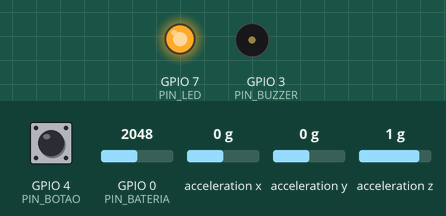
This sketch was run on a simulated ESP32-C3. Shown: output pins drawn as LEDs (lit = HIGH), buzzer (waves = sounding, pin HIGH). Wiring (inferred from the names in the program): MPU-6050 motion sensor at I2C address 0x68. The inputs (shaded band) are chosen by the test bench; at power-on: GPIO 4 (PIN_BOTAO) HIGH, GPIO 0 (PIN_BATERIA) = 2048, acceleration x 0 g, acceleration y 0 g, acceleration z 1 g. Random numbers use the default seed unless the sketch sets one; EEPROM starts erased; nothing arrives over Bluetooth unless stated; a phone connects over Bluetooth LE 3 s after start; what the sketch prints to the serial monitor is not drawn.

Above: at 1.27 s.
1.3 s: GPIO 4 (PIN_BOTAO) pulled LOW for 3.2 s
At 4.8 s:
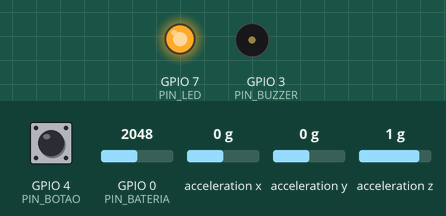
6.0 s: GPIO 4 (PIN_BOTAO) pulled LOW for 0.15 s
At 8.66 s:
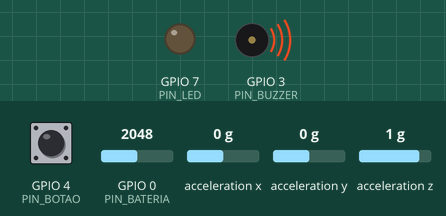
At 9.6 s:
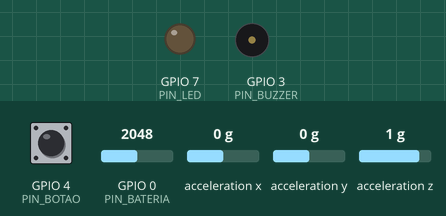
Timing chart, 0 to 29.9 s (numbered marks = the images above; inputs shaded):
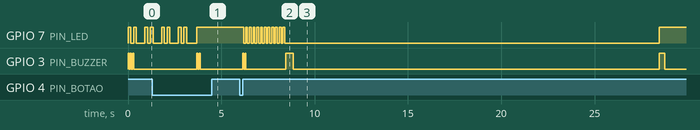

Measured:
- after the input at 1.3 s, GPIO 3 (PIN_BUZZER): alternates HIGH for 0.06 s and LOW for 0.06 s, 4 changes in all, then stays LOW, starting after 2.4 s
- after the input at 6.0 s, GPIO 7 (PIN_LED): goes 11 × (LOW 0.10 s, HIGH 0.10 s), LOW 20.1 s, then HIGH, starting after 0.20 s
- by itself, GPIO 3 (PIN_BUZZER): alternates HIGH for 0.06 s and LOW for 0.06 s, 5 changes in all, then stays LOW

The sketch:

pulseira.ino
```cpp
// Pulseira de cronometragem de pit stop — ESP32-C3 SuperMini + MPU6050
//
// Ligações:
//   MPU6050  VCC -> 3V3   GND -> GND   SDA -> GPIO5   SCL -> GPIO6
//   Buzzer ativo 3–5 V: (+) no 5V/bateria, (−) no coletor de um NPN (BC547/2N2222);
//                       base do NPN no GPIO3 via 1 kΩ; emissor no GND
//   Botão    entre GPIO4 e GND (usa pull-up interno)
//   LED      GPIO7 -> resistor 330 Ω -> LED -> GND
//   Bateria  divisor 100 kΩ / 100 kΩ entre BAT+ e GND, ponto central no GPIO0
//
// Placa na Arduino IDE: "ESP32C3 Dev Module", com "USB CDC On Boot: Enabled".

#include <Arduino.h>
#include <Wire.h>
#include <Preferences.h>
#include <BLEDevice.h>
#include <BLEServer.h>
#include <BLEUtils.h>
#include <BLE2902.h>
#include <freertos/queue.h>
#include <math.h>

constexpr int PIN_SDA = 5, PIN_SCL = 6, PIN_BUZZER = 3, PIN_BOTAO = 4, PIN_LED = 7, PIN_BATERIA = 0;

#define NOME_BLE     "PitStop-Pulseira"
#define SERVICE_UUID "6e1f0001-7a3b-4c8e-9d2a-5c7b1e0f9a01"
#define CMD_UUID     "6e1f0002-7a3b-4c8e-9d2a-5c7b1e0f9a01"
#define EVT_UUID     "6e1f0003-7a3b-4c8e-9d2a-5c7b1e0f9a01"

constexpr uint8_t MPU_ADDR = 0x68;
constexpr float LSB_POR_G = 4096.0f;          // faixa ±8 g
constexpr uint32_t AMOSTRA_US = 2000;         // 500 Hz
constexpr uint32_t REENVIO_MS = 1000;
constexpr uint32_t STATUS_MS = 2000;
constexpr uint32_t BOTAO_LONGO_MS = 2000;
constexpr int MAX_PENDENTES = 40;

// ---------- Configuração da tentativa (vem do tablet; a última fica salva para o botão) ----------
struct Config {
  uint32_t atrasoMin = 1500, atrasoMax = 3500;  // ms entre PRONTO e o bipe
  uint32_t minimo = 1500;                      // ms: braço levantado antes disso é ignorado
  uint32_t maximo = 20000;                     // ms: desiste da tentativa
  uint32_t confirma = 100;                     // ms que o braço precisa ficar para cima
  float angulo = 35;                           // graus de tolerância em torno da posição calibrada
} cfg;

Preferences prefs;
float upX = 0, upY = 0, upZ = 1;  // direção "braço para cima" medida na calibração
bool calibrado = false, imuOk = false;
uint32_t proximoId = 1;

// ---------- Estado ----------
enum Estado { PARADO, ARMADO, CORRENDO };
Estado estado = PARADO;
uint8_t origem = 0;        // 0 = tablet, 1 = botão da pulseira
uint32_t idAtual = 0;
uint32_t tBipeUs = 0;      // quando o bipe de largada vai tocar
uint32_t t0Us = 0;         // instante do bipe
uint32_t tCimaUs = 0;      // início do braço para cima
bool viuBaixo = false;
bool bracoCima = false, ultimoCimaEnviado = false;

struct Resultado { uint32_t id, ms; uint8_t origem; };
Resultado pendentes[MAX_PENDENTES];
int nPendentes = 0;

BLECharacteristic *evt = nullptr;
volatile bool conectado = false;
QueueHandle_t filaCmd;

// ---------- Buzzer não bloqueante ----------
struct Toque { uint16_t ligadoMs, desligadoMs; };
Toque padrao[6];
int nToques = 0, toqueAtual = 0;
bool buzzerLigado = false;
uint32_t buzzerAteMs = 0;

void tocar(std::initializer_list<Toque> seq) {
  nToques = 0;
  for (auto &t : seq) if (nToques < 6) padrao[nToques++] = t;
  toqueAtual = 0;
  buzzerLigado = true;
  digitalWrite(PIN_BUZZER, HIGH);
  buzzerAteMs = millis() + padrao[0].ligadoMs;
}
void atualizarBuzzer() {
  if (toqueAtual >= nToques || (int32_t)(millis() - buzzerAteMs) < 0) return;
  if (buzzerLigado) {
    buzzerLigado = false;
    digitalWrite(PIN_BUZZER, LOW);
    buzzerAteMs = millis() + padrao[toqueAtual].desligadoMs;
  } else if (++toqueAtual < nToques) {
    buzzerLigado = true;
    digitalWrite(PIN_BUZZER, HIGH);
    buzzerAteMs = millis() + padrao[toqueAtual].ligadoMs;
  }
}

// ---------- Comunicação ----------
void enviar(const String &msg) {
  if (!conectado || !evt) return;
  evt->setValue((uint8_t *)msg.c_str(), msg.length());
  evt->notify();
}

class ServidorCb : public BLEServerCallbacks {
  void onConnect(BLEServer *) override { conectado = true; }
  void onDisconnect(BLEServer *s) override {
    conectado = false;
    s->getAdvertising()->start();
  }
};
class ComandoCb : public BLECharacteristicCallbacks {
  void onWrite(BLECharacteristic *c) override {
    char buf[64] = {0};
    String v = String(c->getValue().c_str());
    v.toCharArray(buf, sizeof(buf));
    xQueueSend(filaCmd, buf, 0);
  }
};

// ---------- MPU6050 ----------
void mpuEscrever(uint8_t reg, uint8_t val) {
  Wire.beginTransmission(MPU_ADDR);
  Wire.write(reg);
  Wire.write(val);
  Wire.endTransmission();
}
bool mpuIniciar() {
  Wire.begin(PIN_SDA, PIN_SCL, 400000);
  Wire.beginTransmission(MPU_ADDR);
  if (Wire.endTransmission() != 0) return false;
  mpuEscrever(0x6B, 0x01);  // acorda, clock do giroscópio X
  mpuEscrever(0x1A, 0x03);  // filtro passa-baixa 44 Hz
  mpuEscrever(0x19, 0x01);  // 500 amostras/s
  mpuEscrever(0x1C, 0x10);  // ±8 g
  return true;
}
bool mpuLer(float &ax, float &ay, float &az) {
  Wire.beginTransmission(MPU_ADDR);
  Wire.write(0x3B);
  if (Wire.endTransmission(false) != 0) return false;
  if (Wire.requestFrom(MPU_ADDR, (uint8_t)6) != 6) return false;
  int16_t x = (Wire.read() << 8) | Wire.read();
  int16_t y = (Wire.read() << 8) | Wire.read();
  int16_t z = (Wire.read() << 8) | Wire.read();
  ax = x / LSB_POR_G; ay = y / LSB_POR_G; az = z / LSB_POR_G;
  return true;
}

// Braço para cima = aceleração medida aponta para a mesma direção gravada na calibração.
// Em movimento brusco o módulo foge de ~1 g e a leitura é descartada.
bool estaParaCima(float ax, float ay, float az) {
  float n = sqrtf(ax * ax + ay * ay + az * az);
  if (n < 0.5f || n > 1.8f) return false;
  float cosAng = (ax * upX + ay * upY + az * upZ) / n;
  return cosAng >= cosf(cfg.angulo * DEG_TO_RAD);
}

void calibrar() {
  float sx = 0, sy = 0, sz = 0, ax, ay, az;
  int n = 0;
  for (int i = 0; i < 100; i++) {
    if (mpuLer(ax, ay, az)) { sx += ax; sy += ay; sz += az; n++; }
    delay(3);
  }
  float norma = sqrtf(sx * sx + sy * sy + sz * sz);
  if (n < 50 || norma < 0.1f) { enviar("L,0"); return; }
  upX = sx / norma; upY = sy / norma; upZ = sz / norma;
  calibrado = true;
  prefs.putFloat("ux", upX); prefs.putFloat("uy", upY); prefs.putFloat("uz", upZ);
  prefs.putBool("cal", true);
  tocar({{60, 60}, {60, 0}});
  enviar("L,1");
}

// ---------- Tentativa ----------
void armar(uint8_t org) {
  if (!imuOk || !calibrado) {
    enviar(imuOk ? "X,N" : "X,I");
    tocar({{400, 0}});
    return;
  }
  origem = org;
  idAtual = proximoId++;
  prefs.putUInt("id", proximoId);
  uint32_t faixa = cfg.atrasoMax > cfg.atrasoMin ? cfg.atrasoMax - cfg.atrasoMin : 0;
  tBipeUs = micros() + (cfg.atrasoMin + (faixa ? esp_random() % faixa : 0)) * 1000UL;
  estado = ARMADO;
  tocar({{40, 80}, {40, 0}});
  enviar("A," + String(idAtual) + "," + String(origem));
}

void cancelar(const char *motivo) {
  estado = PARADO;
  enviar(String("X,") + motivo);
}

void guardarResultado(uint32_t ms) {
  if (nPendentes == MAX_PENDENTES) {
    memmove(pendentes, pendentes + 1, sizeof(Resultado) * (MAX_PENDENTES - 1));
    nPendentes--;
  }
  pendentes[nPendentes++] = {idAtual, ms, origem};
}

void enviarPendentes() {
  for (int i = 0; i < nPendentes; i++)
    enviar("R," + String(pendentes[i].id) + "," + String(pendentes[i].ms) + "," + String(pendentes[i].origem));
}

void confirmarRecebido(uint32_t id) {
  for (int i = 0; i < nPendentes; i++) {
    if (pendentes[i].id != id) continue;
    memmove(pendentes + i, pendentes + i + 1, sizeof(Resultado) * (nPendentes - i - 1));
    nPendentes--;
    return;
  }
}

void processarAmostra(uint32_t agoraUs) {
  float ax, ay, az;
  if (!mpuLer(ax, ay, az)) return;
  bracoCima = calibrado && estaParaCima(ax, ay, az);
  if (estado != CORRENDO) return;

  uint32_t decorrido = agoraUs - t0Us;
  if (!bracoCima) {
    viuBaixo = true;
    tCimaUs = 0;
  } else if (viuBaixo) {
    if (tCimaUs == 0) tCimaUs = agoraUs;
    if (agoraUs - tCimaUs >= cfg.confirma * 1000UL) {
      uint32_t ms = (tCimaUs - t0Us) / 1000UL;
      if (ms >= cfg.minimo) {
        estado = PARADO;
        guardarResultado(ms);
        tocar({{80, 0}});
        enviarPendentes();
        return;
      }
      viuBaixo = false;  // levantou cedo demais: espera abaixar e levantar de novo
      tCimaUs = 0;
    }
  }
  if (decorrido > cfg.maximo * 1000UL) {
    tocar({{300, 0}});
    cancelar("T");
  }
}

// ---------- Comandos do tablet ----------
//   P,atrasoMin,atrasoMax,minimo,maximo,confirma,angulo   arma a tentativa
//   C        cancela          K,id   confirma recebimento de um resultado
//   L        calibra "braço para cima"                     B   bipe de teste
void tratarComando(const char *c) {
  switch (c[0]) {
    case 'P': {
      unsigned long a, b, mi, ma, co; float an;
      if (sscanf(c, "P,%lu,%lu,%lu,%lu,%lu,%f", &a, &b, &mi, &ma, &co, &an) == 6) {
        cfg.atrasoMin = a; cfg.atrasoMax = b; cfg.minimo = mi; cfg.maximo = ma; cfg.confirma = co; cfg.angulo = an;
        prefs.putBytes("cfg", &cfg, sizeof(cfg));
      }
      if (estado == PARADO) armar(0);
      break;
    }
    case 'C': if (estado != PARADO) cancelar("C"); break;
    case 'K': confirmarRecebido(strtoul(c + 2, nullptr, 10)); break;
    case 'L': if (estado == PARADO) calibrar(); break;
    case 'B': tocar({{150, 0}}); break;
  }
}

// ---------- Botão e LED ----------
void atualizarBotao() {
  static bool antes = false;
  static uint32_t desde = 0;
  static bool longoFeito = false;
  bool agora = digitalRead(PIN_BOTAO) == LOW;
  uint32_t ms = millis();
  if (agora && !antes) { desde = ms; longoFeito = false; }
  if (agora && !longoFeito && ms - desde >= BOTAO_LONGO_MS && estado == PARADO) {
    longoFeito = true;
    calibrar();
  }
  if (!agora && antes && !longoFeito && ms - desde > 30) {
    if (estado == PARADO) armar(1);
    else if (estado == ARMADO) cancelar("C");
  }
  antes = agora;
}

void atualizarLed() {
  uint32_t ms = millis();
  bool aceso;
  if (estado == ARMADO) aceso = (ms / 100) % 2;
  else if (estado == CORRENDO) aceso = false;
  else if (!calibrado || !imuOk) aceso = (ms / 150) % 6 < 3 && (ms / 150) % 2 == 0;
  else if (conectado) aceso = true;
  else aceso = (ms / 500) % 2;
  digitalWrite(PIN_LED, aceso);
}

uint32_t bateriaMv() { return analogReadMilliVolts(PIN_BATERIA) * 2; }

// ---------- Inicialização e laço ----------
void setup() {
  pinMode(PIN_BUZZER, OUTPUT);
  pinMode(PIN_LED, OUTPUT);
  pinMode(PIN_BOTAO, INPUT_PULLUP);
  Serial.begin(115200);

  prefs.begin("pulseira", false);
  calibrado = prefs.getBool("cal", false);
  upX = prefs.getFloat("ux", 0); upY = prefs.getFloat("uy", 0); upZ = prefs.getFloat("uz", 1);
  proximoId = prefs.getUInt("id", 1);
  if (prefs.getBytesLength("cfg") == sizeof(cfg)) prefs.getBytes("cfg", &cfg, sizeof(cfg));

  imuOk = mpuIniciar();
  filaCmd = xQueueCreate(8, 64);

  BLEDevice::init(NOME_BLE);
  BLEServer *srv = BLEDevice::createServer();
  srv->setCallbacks(new ServidorCb());
  BLEService *svc = srv->createService(SERVICE_UUID);
  BLECharacteristic *cmd = svc->createCharacteristic(CMD_UUID, BLECharacteristic::PROPERTY_WRITE);
  cmd->setCallbacks(new ComandoCb());
  evt = svc->createCharacteristic(EVT_UUID, BLECharacteristic::PROPERTY_NOTIFY);
  evt->addDescriptor(new BLE2902());
  svc->start();
  BLEAdvertising *adv = BLEDevice::getAdvertising();
  adv->addServiceUUID(SERVICE_UUID);
  adv->setScanResponse(true);
  adv->start();

  tocar({{60, 60}, {60, 60}, {60, 0}});
  Serial.printf("Pulseira pronta. IMU %s, calibrada %s\n", imuOk ? "ok" : "FALHOU", calibrado ? "sim" : "nao");
}

void loop() {
  static uint32_t ultimaAmostra = 0, ultimoReenvio = 0, ultimoStatus = 0;
  uint32_t agoraUs = micros();

  char buf[64];
  while (xQueueReceive(filaCmd, buf, 0) == pdTRUE) tratarComando(buf);

  if (estado == ARMADO && (int32_t)(agoraUs - tBipeUs) >= 0) {
    tocar({{400, 0}});
    t0Us = micros();
    estado = CORRENDO;
    viuBaixo = false;
    tCimaUs = 0;
    enviar("B," + String(idAtual));
  }

  if (imuOk && agoraUs - ultimaAmostra >= AMOSTRA_US) {
    ultimaAmostra = agoraUs;
    processarAmostra(agoraUs);
  }

  if (bracoCima != ultimoCimaEnviado && estado != CORRENDO) {
    ultimoCimaEnviado = bracoCima;
    enviar(String("U,") + (bracoCima ? 1 : 0));
  }

  uint32_t ms = millis();
  if (nPendentes && conectado && ms - ultimoReenvio >= REENVIO_MS) {
    ultimoReenvio = ms;
    enviarPendentes();
  }
  if (conectado && ms - ultimoStatus >= STATUS_MS) {
    ultimoStatus = ms;
    enviar("H," + String(estado) + "," + String(bateriaMv()) + "," + String(calibrado) + "," + String(imuOk) + "," + String(nPendentes));
  }

  atualizarBotao();
  atualizarBuzzer();
  atualizarLed();
}
```
